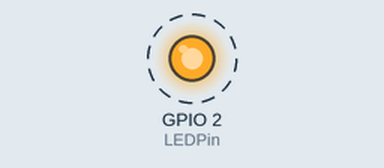
This sketch was run on a simulated Seeed XIAO ESP32-C3. On the bench: output pins drawn as LEDs (lit = HIGH). Dashed ring = blinking.

Above: at 0.5 s.
Timing chart, 0 to 3.5 s (numbered marks = the images above):
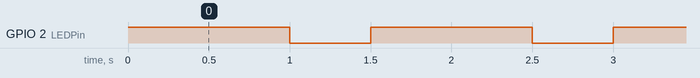

Measured:
- by itself, GPIO 2 (LEDPin): alternates HIGH for 1.0 s and LOW for 0.50 s

The sketch:

esp32_1_kap6_arduino_blink.ino
```cpp
// ESP32 - Blink
// Datei: esp32_1_kap6_arduino_blink.ino
// Board: ESP32-C6-Bug

// Onboard LED GPIO9
//const int LEDPin = 23;
// XIAO ESP32-C3
const int LEDPin = D0;

void setup() // Setup
{
  pinMode(LEDPin, OUTPUT);
}

void loop() // Schleife durch das Hauptprogramm
{
  digitalWrite(LEDPin, HIGH);   // LED einschalten
  delay(1000);                  // 1 Sekunde warten
  digitalWrite(LEDPin, LOW);    // LED ausschalten
  delay(500);                  // 0.5 Sekunden warten
  // und weiter geht's am Start der Schleife
}
```
